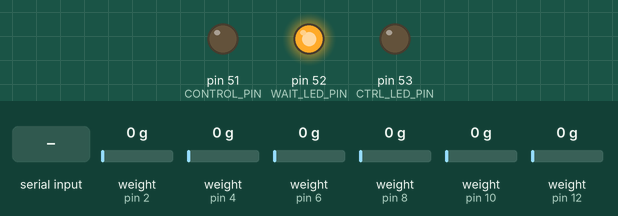
Bench run of a sketch on a simulated Arduino Mega 2560, built with avr-gcc and run on an emulated ATmega2560. Parts: output pins drawn as LEDs (lit = HIGH). The inputs (shaded band) are chosen by the test bench; at power-on: weight on the scale (sensors on pin 2, pin 4, pin 6, pin 8, pin 10, pin 12) 0 g. What the sketch prints to the serial monitor is not drawn.

Above: at 0.9 s.
1.0 s: "N=3\n" received over Serial
At 1.8 s:
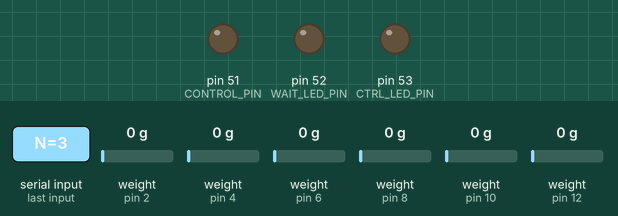
2.5 s: byte 83 ('S') received over Serial
At 3.3 s:
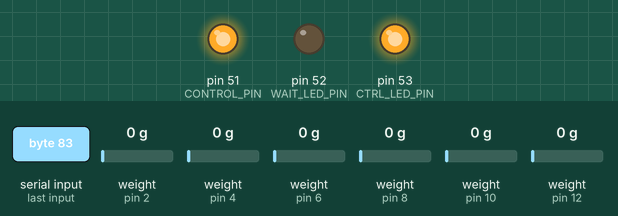
Timing chart, 0 to 5.5 s (numbered marks = the images above; inputs shaded):
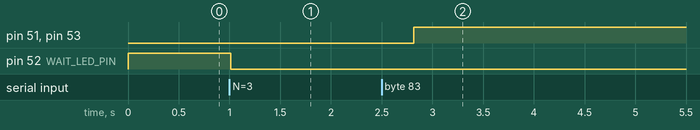

The sketch:

hx711_array.ino
```cpp
#include "HX711.h"

// HX711 circuit wiring
// maximum supported sensors (compile-time array size)
const int MAX_NUM_SENSOR = 9;
const int MAX_NCH = MAX_NUM_SENSOR * 2;

// actual (runtime) sensor count — will be provided by host at startup
int num_sensor = 0; // will be set by host at startup
int nch = 0; // updated in setup after host message
const bool DEBUG = 0;
const float Delim= 2024.0; // delimiter value

const byte *pdel = (byte *) &Delim;

// control pin to signal external device when recording starts/stops
const int CONTROL_PIN = 51;
const int CTRL_LED_PIN = 53; // onboard LED to indicate control pin state

// waiting LED pin used while waiting for host to send sensor count
const int WAIT_LED_PIN = 52;

// HX711 arrays sized by maximum channels; use only first `nch` entries.
HX711 scale[MAX_NCH];

long reading[MAX_NCH] = {0};
float volt[MAX_NCH] = {0};

unsigned long prevTime = 0;
int counter = 0;
int nAvg = 160; //
int sampleTime = 0, currentTime;
float samplePerSec = 0;

int nread = 0;
unsigned long prev_micros, accum_micros = 0;

byte *p = (byte *) volt;


void setup() {
  Serial.begin(2000000);
  // initialize control pin low
  pinMode(CONTROL_PIN, OUTPUT);
  digitalWrite(CONTROL_PIN, LOW);
  pinMode(CTRL_LED_PIN, OUTPUT);
  digitalWrite(CTRL_LED_PIN, LOW);
  pinMode(WAIT_LED_PIN, OUTPUT);
  digitalWrite(WAIT_LED_PIN, LOW);

  // wait for host to send number of sensors as ASCII line like "N=3"
  // light LED while waiting; no timeout
  digitalWrite(WAIT_LED_PIN, HIGH);
  char buf[32];
  int idx = 0;
  // block until num_sensor is set by a valid "N=<num>" line
  while (num_sensor == 0) {
    while (Serial.available() > 0) {
      char ch = (char)Serial.read();
      if (ch == '\r' || ch == '\n') {
        if (idx > 0) {
          buf[idx] = '\0';
          String line = String(buf);
          line.trim();
          if (line.startsWith("N=")) {
            int v = line.substring(2).toInt();
            if (v >= 1 && v <= MAX_NUM_SENSOR) {
              num_sensor = v;
              // acknowledge to host
              Serial.println("OK");
              break;
            }
          }
          // reset buffer
          idx = 0;
        }
      } else {
        if (idx < (int)sizeof(buf) - 1) {
          buf[idx++] = ch;
        }
      }
    }
    delay(10);
  }
  nch = num_sensor * 2;
  digitalWrite(WAIT_LED_PIN, LOW);

  for(int i=1;i<=nch;i++){
    // Data pin, clock pin
    int dpin = 2*i;
    int cpin = 2*i+1;
    // if(i==6) { // avoid pin 13 as inputd (2025-10-29 bgeng: The official doc says pin13 is hard to use as input, but the issue was loose ground connection not pin13.)
    //   dpin = 52;
    //   cpin = 53;
    // }
    scale[i-1].begin(dpin,cpin);
  }
}

void loop() {
  // if host sends a start/stop character, toggle control pin
  if (Serial.available() > 0) {
    int c = Serial.read();
    if (c == 'S') {
      digitalWrite(CONTROL_PIN, HIGH);
      digitalWrite(CTRL_LED_PIN, HIGH);
    } else if (c == 'E') {
      digitalWrite(CONTROL_PIN, LOW);
      digitalWrite(CTRL_LED_PIN, LOW);
    }
  }
  counter++;
  for(int i=1;i<=nch;i++){
    while(1){
      if (scale[i-1].is_ready()) {
        nread++;
        prev_micros = micros();
        reading[i-1] = scale[i-1].read();
        accum_micros += micros() - prev_micros;
        volt[i-1] = reading[i-1]/pow(2,24)*4.3*1000/128;
        break;
      }
    }
  }
  if (DEBUG) {
    if (counter == nAvg) { // average over nAvg samples
      counter = 0;
      currentTime = millis();
      sampleTime = currentTime - prevTime;
      prevTime = currentTime;
      samplePerSec = nAvg*1000.0 / sampleTime;

      Serial.print(sampleTime);
      Serial.print (", ");
      Serial.print(float(sampleTime)/nAvg,2);
      Serial.print (", ");
      Serial.print(samplePerSec,1);
      Serial.print (", ");
      Serial.print(float(accum_micros)/nread,2);
      // Serial.print(",");
      // Serial.print(nread);
      nread = 0;
      accum_micros = 0;
      Serial.print ("\t");
      for (int i=1;i<=nch;i++){
        Serial.print(volt[i-1],7);
        if (i<nch) {
          Serial.print(",");
        }
        else{
          Serial.println();
        }
      }

    }
  }
  else {
    /* ascii print
    for (int i=1;i<=nch;i++){
      Serial.print(volt[i-1],1);
      Serial.print(",");
    }
    Serial.println();
    */

    /* binary bytes */
    Serial.write(p,nch*4);
    Serial.println();
    Serial.write(pdel,4);

  }

}
```

Measured:
- after the input at 1.0 s, pin 52 (WAIT_LED_PIN): HIGH → LOW at once
- after the input at 2.5 s, pin 51 (CONTROL_PIN), pin 53 (CTRL_LED_PIN): LOW → HIGH after 0.32 s
